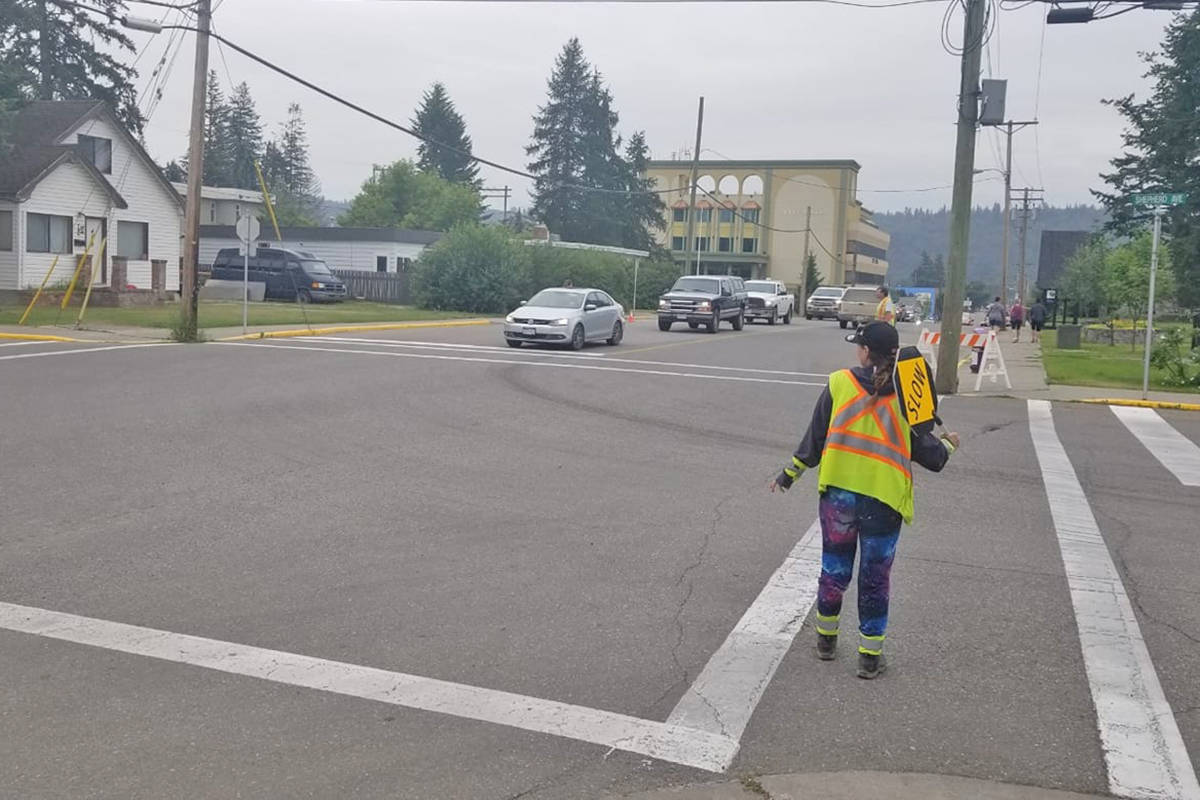
#> input picture Image/ForLDW.jpeg, 1200 x 800 px
$ jupyter execute 'Test Canny.ipynb'
#> lines starting #> are read from the running program, lines starting #| are printed output that depends on the picture
[cell 1]
import PIL as pil
from matplotlib import pyplot as plt
import numpy as np
import math

[cell 2]
# Define some common functions
def img2array(img):
    nrow = img.size[1]
    ncol = img.size[0]
    img_map = img.load()
    myarray = np.zeros([nrow,ncol,3], dtype=np.uint8)
    for i in range(nrow):
        for j in range(ncol):
            myarray[i,j,0] = img_map[j,i][0]
            myarray[i,j,1] = img_map[j,i][1]
            myarray[i,j,2] = img_map[j,i][2]
    return myarray

def rgb2gray(rgb):

    r, g, b = rgb[:,:,0], rgb[:,:,1], rgb[:,:,2]
    gray = 0.2989 * r + 0.5870 * g + 0.1140 * b

    return gray

def gaussian_kernel(size, sigma=1):
    size = int(size) // 2
    x, y = np.mgrid[-size:size+1, -size:size+1]
    normal = 1 / (2.0 * np.pi * sigma**2)
    g =  np.exp(-((x**2 + y**2) / (2.0*sigma**2))) * normal
    return g

mygauss = gaussian_kernel(5, sigma=1.4)

def applyGaussFilter(image, kernel):
    n, m = image.shape
    new_image = np.zeros([n,m])

    for i in range(0,n):
        for j in range(0,m):
            mysum = 0;
            if i-2 >= 0 and i-2 < n and j-2 >= 0 and j-2 < m:
                mysum = mysum + image[i-2,j-2]*kernel[0,0]
            if i-2 >= 0 and i-2 < n and j-1 >= 0 and j-1 < m:
                mysum = mysum + image[i-2,j-1]*kernel[0,1]
            if i-2 >= 0 and i-2 < n and j >= 0 and j < m:
                mysum = mysum + image[i-2,j]*kernel[0,2]
            if i-2 >= 0 and i-2 < n and j+1 >= 0 and j+1 < m:
                mysum = mysum + image[i-2,j+1]*kernel[0,3]
            if i-2 >= 0 and i-2 < n and j+2 >= 0 and j+2 < m:
                mysum = mysum + image[i-2,j+2]*kernel[0,4]
            if i-1 >= 0 and i-1 < n and j-2 >= 0 and j-2 < m:
                mysum = mysum + image[i-1,j-2]*kernel[1,0]
            if i-1 >= 0 and i-1 < n and j-1 >= 0 and j-1 < m:
                mysum = mysum + image[i-1,j-1]*kernel[1,1]
            if i-1 >= 0 and i-1 < n and j >= 0 and j < m:
                mysum = mysum + image[i-1,j]*kernel[1,2]
            if i-1 >= 0 and i-1 < n and j+1 >= 0 and j+1 < m:
                mysum = mysum + image[i-1,j+1]*kernel[1,3]
            if i-1 >= 0 and i-1 < n and j+2 >= 0 and j+2 < m:
                mysum = mysum + image[i-1,j+2]*kernel[1,4]
            if i >= 0 and i < n and j-2 >= 0 and j-2 < m:
                mysum = mysum + image[i,j-2]*kernel[2,0]
            if i >= 0 and i < n and j-1 >= 0 and j-1 < m:
                mysum = mysum + image[i,j-1]*kernel[2,1]
            if i >= 0 and i < n and j >= 0 and j < m:
                mysum = mysum + image[i,j]*kernel[2,2]
            if i >= 0 and i < n and j+1 >= 0 and j+1 < m:
                mysum = mysum + image[i,j+1]*kernel[2,3]
            if i >= 0 and i < n and j+2 >= 0 and j+2 < m:
                mysum = mysum + image[i,j+2]*kernel[2,4]
            if i+1 >= 0 and i+1 < n and j-2 >= 0 and j-2 < m:
                mysum = mysum + image[i+1,j-2]*kernel[3,0]
            if i+1 >= 0 and i+1 < n and j-1 >= 0 and j-1 < m:
                mysum = mysum + image[i+1,j-1]*kernel[3,1]
            if i+1 >= 0 and i+1 < n and j >= 0 and j < m:
                mysum = mysum + image[i+1,j]*kernel[3,2]
            if i+1 >= 0 and i+1 < n and j+1 >= 0 and j+1 < m:
                mysum = mysum + image[i+1,j+1]*kernel[3,3]
            if i+1 >= 0 and i+1 < n and j+2 >= 0 and j+2 < m:
                mysum = mysum + image[i+1,j+2]*kernel[3,4]
            if i+2 >= 0 and i+2 < n and j-2 >= 0 and j-2 < m:
                mysum = mysum + image[i+2,j-2]*kernel[4,0]
            if i+2 >= 0 and i+2 < n and j-1 >= 0 and j-1 < m:
                mysum = mysum + image[i+2,j-1]*kernel[4,1]
            if i+2 >= 0 and i+2 < n and j >= 0 and j < m:
                mysum = mysum + image[i+2,j]*kernel[4,2]
            if i+2 >= 0 and i+2 < n and j+1 >= 0 and j+1 < m:
                mysum = mysum + image[i+2,j+1]*kernel[4,3]
            if i+2 >= 0 and i+2 < n and j+2 >= 0 and j+2 < m:
                mysum = mysum + image[i+2,j+2]*kernel[4,4]
            new_image[i,j] = mysum

    return new_image

def calculateGradient(img):
    m, n = img.shape
    Gx = np.zeros([m, n])
    Gy = np.zeros([m, n])
    G = np.zeros([m,n])
    theta = np.zeros([m,n])
    for i in range(1,m-1):
        for j in range(1,n-1):
            Gx[i, j] = 1.0*img[i+1,j-1] + 2.0*img[i+1,j] + 1.0*img[i+1,j+1] - 1.0*img[i-1,j-1] - 2.0*img[i-1,j] - 1.0*img[i-1,j+1]
            Gy[i, j] = - 1.0*img[i-1,j+1] - 2.0*img[i,j+1] - 1.0*img[i+1,j+1] + 1.0*img[i-1,j-1] + 2.0*img[i,j-1] + 1.0*img[i+1,j-1]
            G[i,j] = math.sqrt(Gx[i,j]*Gx[i,j]+Gy[i,j]*Gy[i,j])
            if Gy[i,j]!=0:
                theta[i,j] = math.atan(Gx[i,j]/Gy[i,j])

    return Gx,Gy,G,theta

def non_max_suppression(img, D):
    M, N = img.shape
    Z = np.zeros((M,N), dtype=np.int32)
    angle = D * 180. / np.pi
    angle[angle < 0] += 180


    for i in range(1,M-1):
        for j in range(1,N-1):
            try:
                q = 255
                r = 255

               #angle 0
                if (0 <= angle[i,j] < 22.5) or (157.5 <= angle[i,j] <= 180):
                    q = img[i, j+1]
                    r = img[i, j-1]
                #angle 45
                elif (22.5 <= angle[i,j] < 67.5):
                    q = img[i+1, j-1]
                    r = img[i-1, j+1]
                #angle 90
                elif (67.5 <= angle[i,j] < 112.5):
                    q = img[i+1, j]
                    r = img[i-1, j]
                #angle 135
                elif (112.5 <= angle[i,j] < 157.5):
                    q = img[i-1, j-1]
                    r = img[i+1, j+1]

                if (img[i,j] >= q) and (img[i,j] >= r):
                    Z[i,j] = img[i,j]
                else:
                    Z[i,j] = 0

            except IndexError as e:
                pass

    return Z

def threshold(img, lowThresholdRatio=0.05, highThresholdRatio=0.09):

    highThreshold = img.max() * highThresholdRatio;
    lowThreshold = highThreshold * lowThresholdRatio;

    M, N = img.shape
    img_out = np.zeros((M,N), dtype=np.int32)

    weak = np.int32(100)
    strong = np.int32(255)

    for i in range(0, M):
        for j in range(0, N):
            if img[i,j]>= highThreshold:
                img_out[i,j] = strong
            elif img[i,j] < highThreshold and img[i,j] >= lowThreshold:
                img_out[i,j] = weak
            else:
                img_out[i,j] = 0

    return (img_out, weak, strong)

def hysteresis(img, weak, strong=255):
    M, N = img.shape
    img_out = np.copy(img)
    for i in range(1, M-1):
        for j in range(1, N-1):
            if (img_out[i,j] == weak):
                try:
                    if ((img_out[i+1, j-1] == strong) or (img_out[i+1, j] == strong) or (img_out[i+1, j+1] == strong)
                        or (img_out[i, j-1] == strong) or (img_out[i, j+1] == strong)
                        or (img_out[i-1, j-1] == strong) or (img_out[i-1, j] == strong) or (img_out[i-1, j+1] == strong)):
                        img_out[i, j] = strong
                    else:
                        img_out[i, j] = 0
                except IndexError as e:
                    pass
    return img_out

[cell 3]
apic = pil.Image.open("../Image/ForLDW.jpeg")
#> apic is the input picture: PIL image 1200x800 RGB; mean R, G, B 147.1, 145.8, 144.8
myimg = img2array(apic)
plt.imshow(myimg)

[cell 4]
# Change to gray scale image
mygrayimg = rgb2gray(myimg)

[cell 5]
plt.imshow(mygrayimg, cmap='gray')

[cell 6]
# Apply Gaussian Filter
mygraysmoothimg=applyGaussFilter(mygrayimg, mygauss)

[cell 7]
f, axarr = plt.subplots(1,2, figsize=(20,20))
axarr[0].imshow(mygrayimg, cmap='gray')
axarr[1].imshow(mygraysmoothimg, cmap='gray')

[cell 8]
# Calculate Gradients and Angles
Gx, Gy, G, theta = calculateGradient(mygraysmoothimg)
#> after the loop in calculateGradient, `for i in range(1,m-1):`:
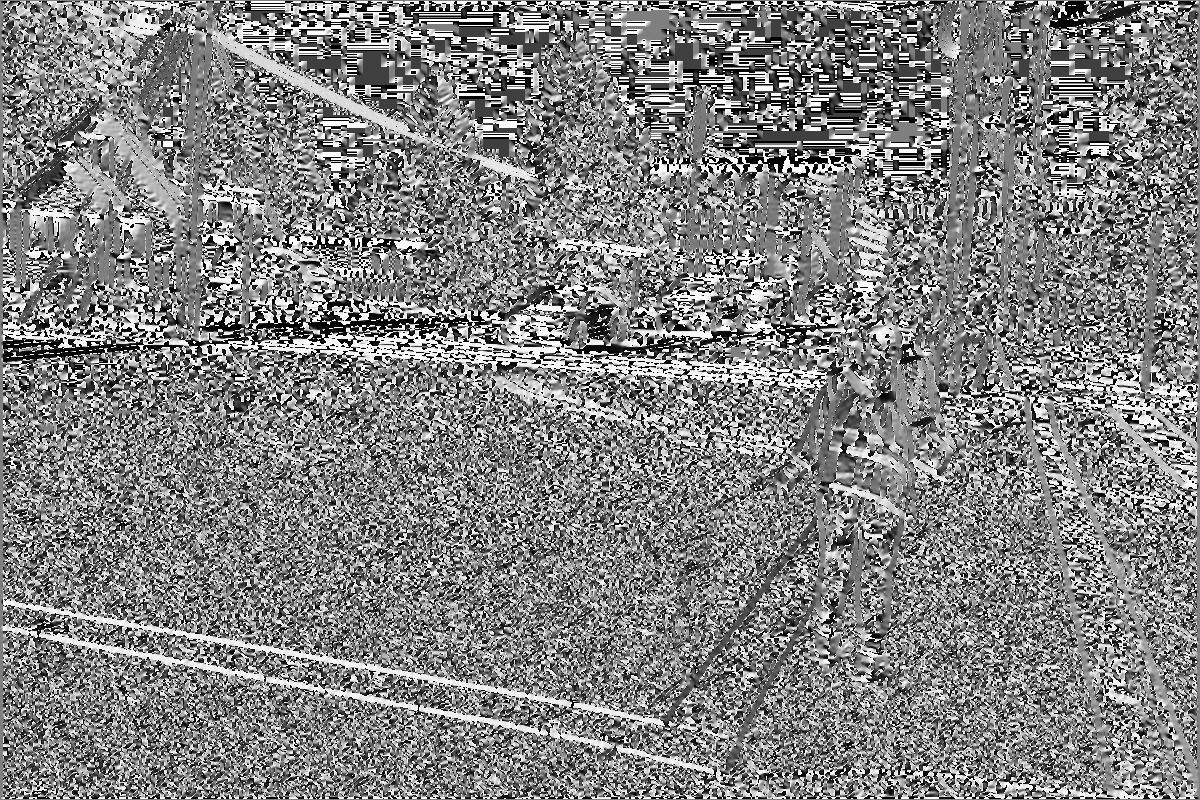
#> theta: shape (800, 1200) float64; min -1.57, max 1.57, mean 0.0297; drawn with min black and max white

[cell 9]
f, axarr = plt.subplots(1,4, figsize=(20, 10))
axarr[0].imshow(Gx, cmap='gray')
axarr[1].imshow(Gy, cmap='gray')
axarr[2].imshow(G, cmap='gray')
axarr[3].imshow(theta, cmap='gray')

[cell 10]
f, axarr = plt.subplots(1,2, figsize=(20, 10))
axarr[0].imshow(mygraysmoothimg, cmap='gray')
axarr[1].imshow(G, cmap='gray')

[cell 11]
# Calculate Non Max Suppression
NMS_G = non_max_suppression(G, theta)
#> after the loop in non_max_suppression, `for i in range(1,M-1):`:
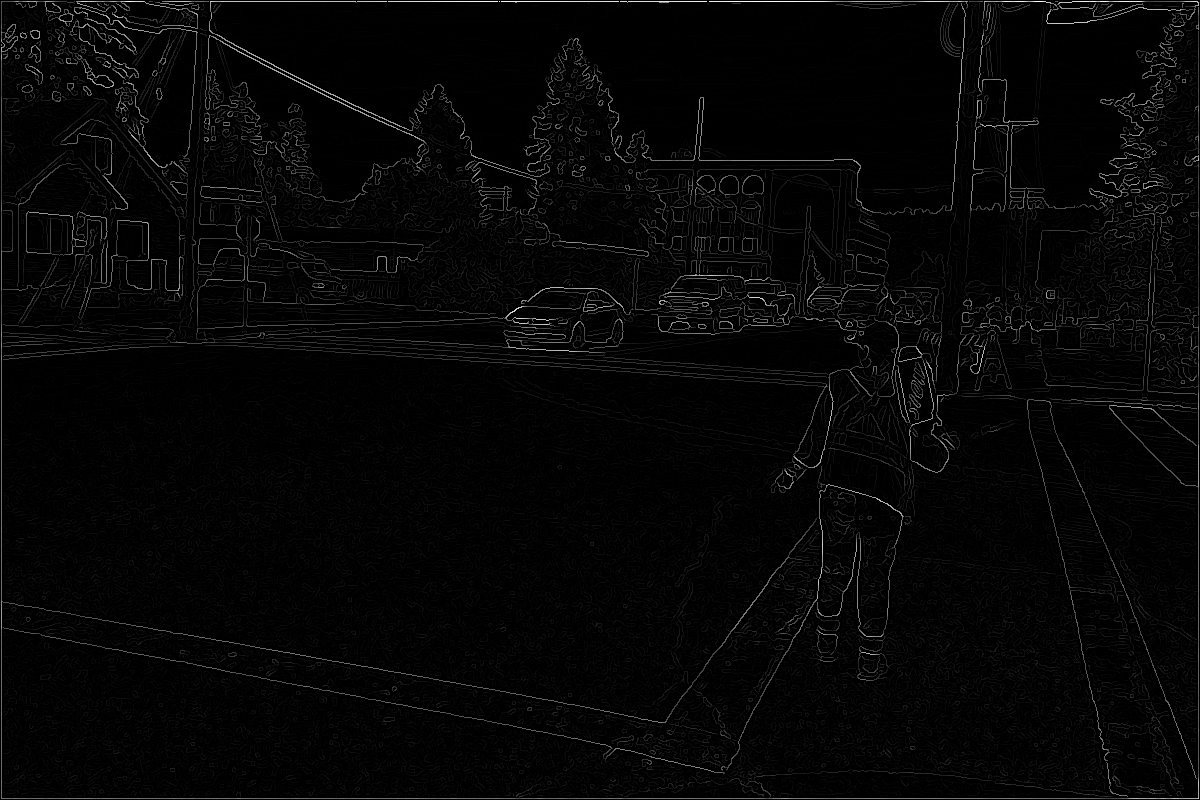
#> Z: shape (800, 1200) int32; min 0, max 367, mean 8.5; drawn with min black and max white

[cell 12]
f, axarr = plt.subplots(1,2, figsize=(20, 10))
axarr[0].imshow(G, cmap='gray')
axarr[1].imshow(NMS_G, cmap='gray')

[cell 13]
# Calculate double threshold
mythreshold, weak, strong = threshold(NMS_G, 0.001, 0.1)
#> in threshold, `highThreshold = img.max() * highThresholdRatio;`: highThreshold = 36.7
#> in threshold, `lowThreshold = highThreshold * lowThresholdRatio;`: lowThreshold = 0.0367
#> after the loop in threshold, `for i in range(0, M):`:
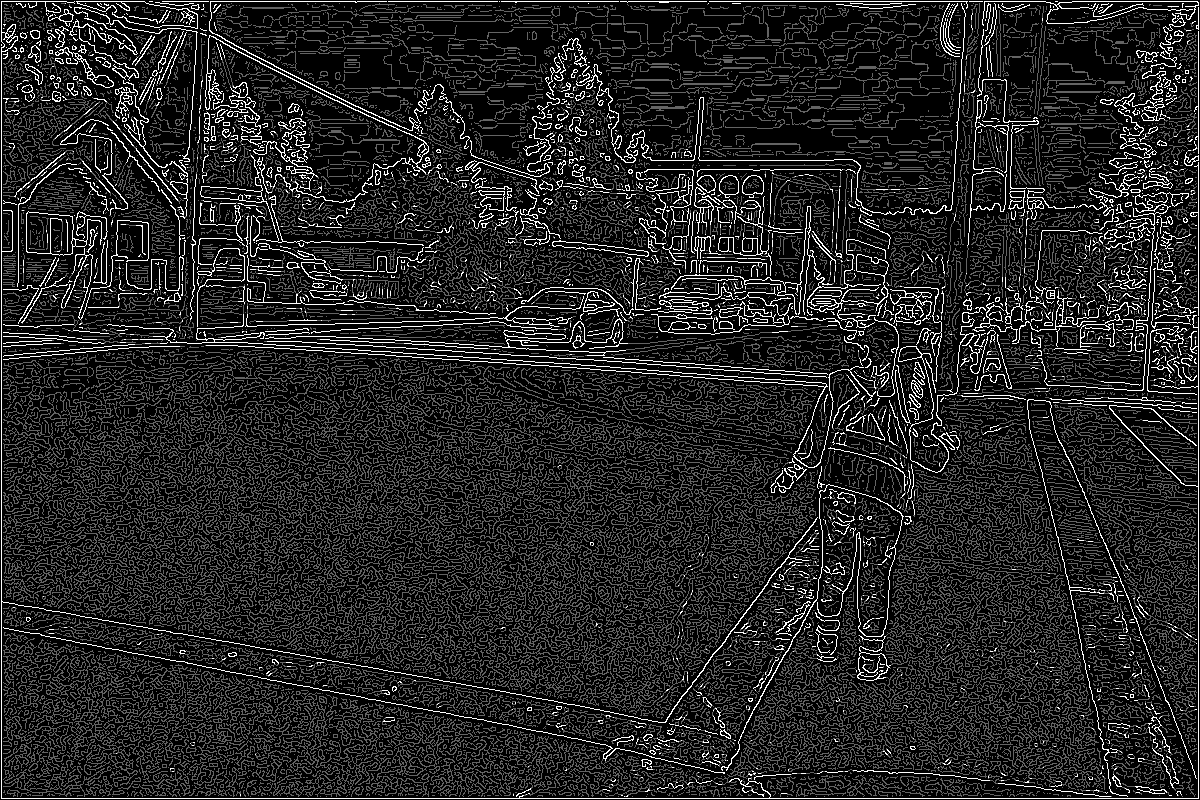
#> img_out: shape (800, 1200) int32; min 0, max 255, mean 36
#> weak = 100; strong = 255

[cell 14]
# Smooth vs. Gradient vs. Non Max Suppression Vs. Double thresholding
f, axarr = plt.subplots(1,3, figsize=(20, 20))
axarr[0].imshow(mygraysmoothimg, cmap='gray')
axarr[1].imshow(G, cmap='gray')
axarr[2].imshow(mythreshold, cmap='gray')

[cell 15]
myhysteresis = hysteresis(mythreshold, weak)
#> after the loop in hysteresis, `for i in range(1, M-1):`:
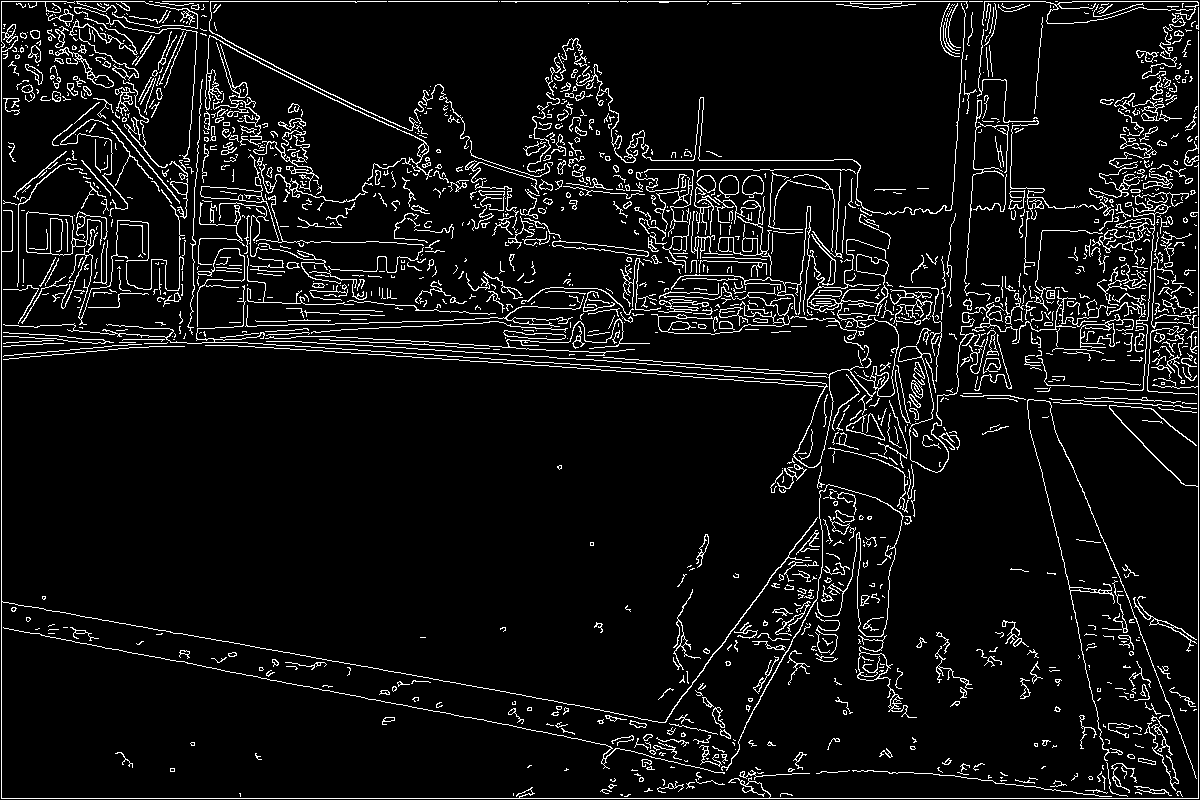
#> img_out: shape (800, 1200) int32; 7% white in thin lines or dots

[cell 16]
# Smooth vs. Gradient vs. Non Max Suppression Vs. Double thresholding Vs. Hysteresis
f, axarr = plt.subplots(1,2, figsize=(20, 20))
axarr[0].imshow(mythreshold, cmap='gray')
axarr[1].imshow(myhysteresis, cmap='gray')
